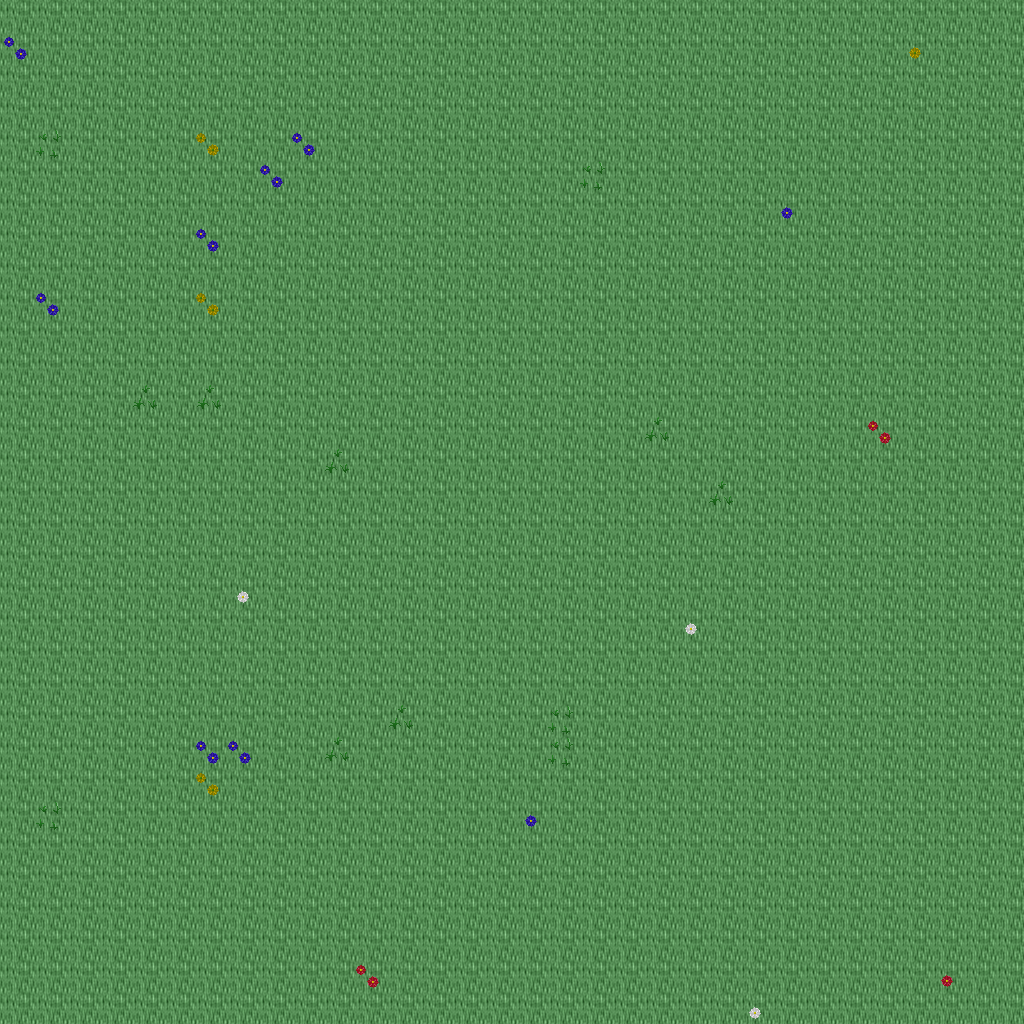

Rendered tile map (Tiled .tmx) drawn with the repository's tilesets; below, a short description and the map source with its tile grids summarised:
An orthogonal 32x32 tile map with 32x32 px tiles, 5 tile layers (Ground, Objects, Objects2, Above, ...), 1 hidden layer not drawn, 14 tilesets.

<map version="1.10" tiledversion="1.11.0" orientation="orthogonal" renderorder="right-down" width="32" height="32" tilewidth="32" tileheight="32" infinite="0" nextlayerid="11" nextobjectid="1">
 <tileset firstgid="1" name="ground_ground" tilewidth="32" tileheight="32" tilecount="33" columns="3">
  <image source="../drawable/ground_ground.png" width="96" height="352" />
 </tileset>
 <tileset firstgid="34" name="plant_flower_daisy_white" tilewidth="32" tileheight="32" tilecount="8" columns="2">
  <image source="../drawable/plant_flower_daisy_white.png" width="64" height="128" />
 </tileset>
 <tileset firstgid="42" name="plant_flower_daisy_yellow" tilewidth="32" tileheight="32" tilecount="8" columns="2">
  <image source="../drawable/plant_flower_daisy_yellow.png" width="64" height="128" />
 </tileset>
 <tileset firstgid="50" name="plant_flower_daisy_blue" tilewidth="32" tileheight="32" tilecount="8" columns="2">
  <image source="../drawable/plant_flower_daisy_blue.png" width="64" height="128" />
 </tileset>
 <tileset firstgid="58" name="plant_grasses" tilewidth="32" tileheight="32" tilecount="6" columns="3">
  <image source="../drawable/plant_grasses.png" width="96" height="64" />
 </tileset>
 <tileset firstgid="64" name="plant_flower_daisy_red" tilewidth="32" tileheight="32" tilecount="8" columns="2">
  <image source="../drawable/plant_flower_daisy_red.png" width="64" height="128" />
 </tileset>
 <tileset firstgid="72" name="plant_tree_tree_darkgreen" tilewidth="32" tileheight="32" tilecount="88" columns="8">
  <image source="../drawable/plant_tree_tree_darkgreen.png" width="256" height="352" />
 </tileset>
 <tileset firstgid="160" name="logic_creature_elf" tilewidth="32" tileheight="32" tilecount="16" columns="8">
  <image source="../drawable/logic_creature_elf.png" width="256" height="64" />
 </tileset>
 <tileset firstgid="176" name="logic_creature_animal" tilewidth="32" tileheight="32" tilecount="32" columns="8">
  <image source="../drawable/logic_creature_animal.png" width="256" height="128" />
 </tileset>
 <tileset firstgid="208" name="logic_collision" tilewidth="32" tileheight="32" tilecount="1" columns="1">
  <image source="../drawable/logic_collision.png" width="32" height="32" />
 </tileset>
 <tileset firstgid="209" name="logic_creature_ent" tilewidth="32" tileheight="32" tilecount="4" columns="4">
  <image source="../drawable/logic_creature_ent.png" width="128" height="32" />
 </tileset>
 <tileset firstgid="213" name="logic_creature_human_evil" tilewidth="32" tileheight="32" tilecount="16" columns="8">
  <image source="../drawable/logic_creature_human_evil.png" width="256" height="64" />
 </tileset>
 <tileset firstgid="229" name="ground_green_paving" tilewidth="32" tileheight="32" tilecount="18" columns="3">
  <image source="../drawable/ground_green_paving.png" width="96" height="192" />
 </tileset>
 <tileset firstgid="247" name="logic_protection" tilewidth="32" tileheight="32" tilecount="2" columns="2">
  <image source="../drawable/logic_protection.png" width="64" height="32" />
 </tileset>
 <layer id="1" name="Ground" width="32" height="32">
  <data>[1024 cells, 1024 non-empty, 1 distinct tile ids]</data>
 </layer>
 <layer id="2" name="Objects" width="32" height="32">
  <data>[1024 cells, 31 non-empty, 9 distinct tile ids]</data>
 </layer>
 <layer id="3" name="Objects2" width="32" height="32">
  <data>[1024 cells, 0 non-empty, 0 distinct tile ids]</data>
 </layer>
 <layer id="4" name="Above" width="32" height="32">
  <data>[1024 cells, 0 non-empty, 0 distinct tile ids]</data>
 </layer>
 <layer id="5" name="Above2" width="32" height="32">
  <data>[1024 cells, 0 non-empty, 0 distinct tile ids]</data>
 </layer>
 <layer id="6" name="Walkable" width="32" height="32" visible="0">
  <data>[1024 cells, 0 non-empty, 0 distinct tile ids]</data>
 </layer>
 <objectgroup id="7" name="Mapevents" />
 <objectgroup id="8" name="Spawn" />
 <objectgroup id="9" name="Keys" />
 <objectgroup id="10" name="Replace" />
</map>
